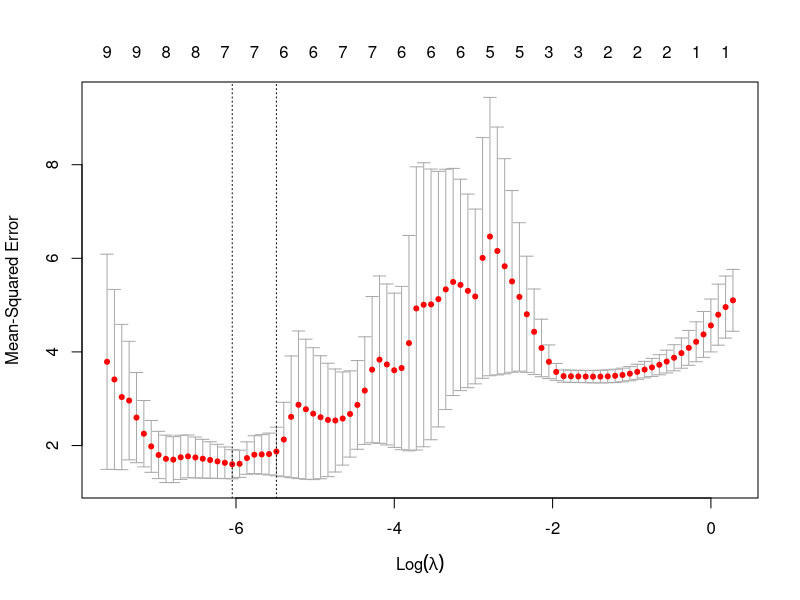
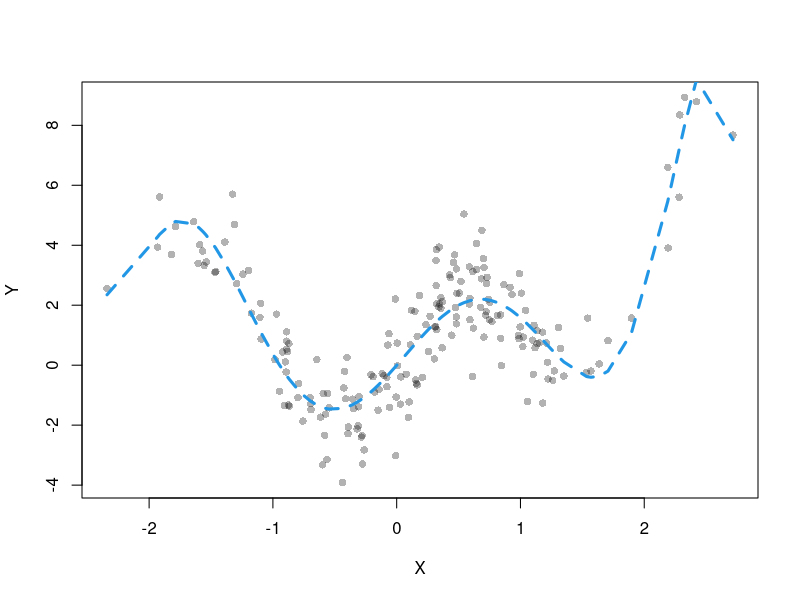
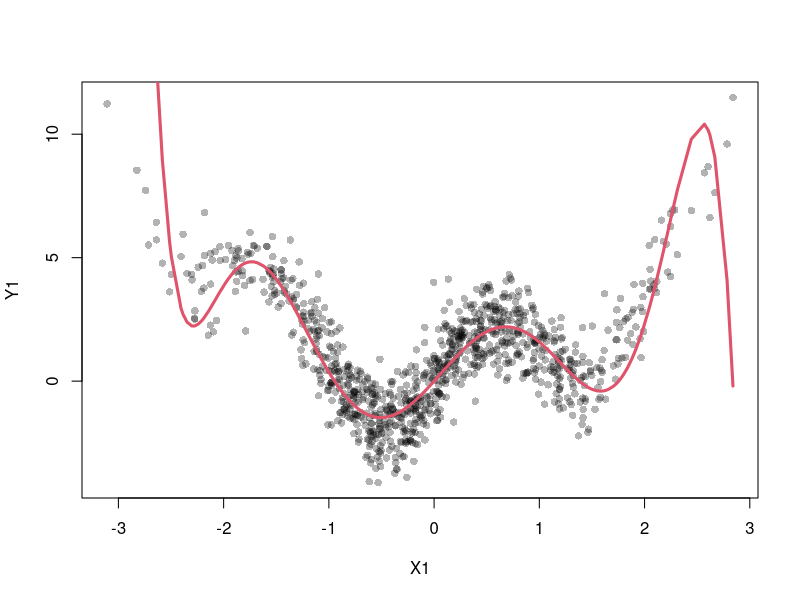
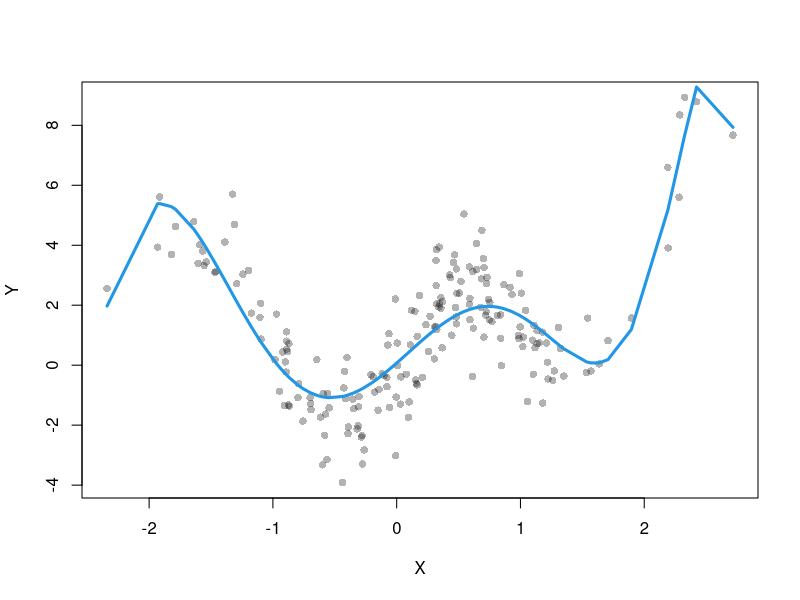
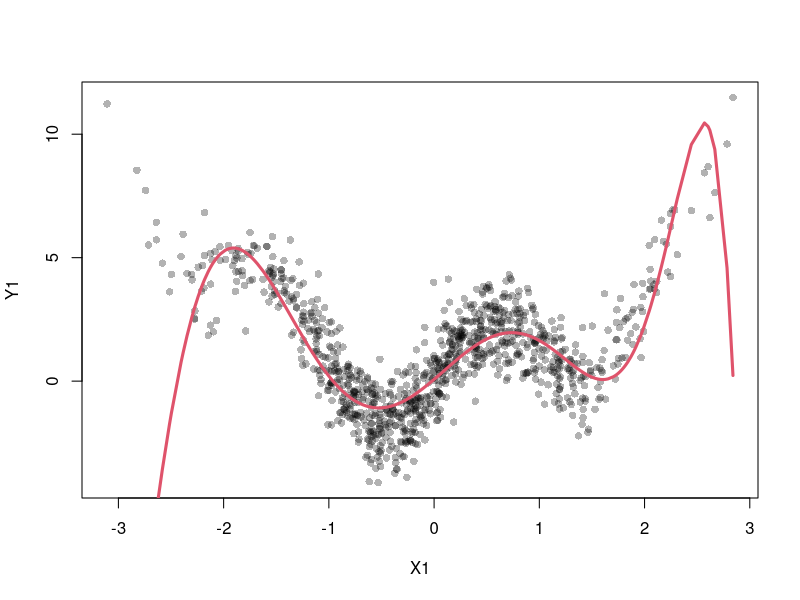

Recreate these plots in R, in order.
library(glmnet)

#ЗАДАНИЕ 1
#Сделайте предыдущее дз с L1-штрафом.

set.seed(7) #фиксируем случайную генерацию
X=rnorm(200)
Z=rnorm(200)
Y=Z+X^2+2*sin(3*X) #настоящая зависимость
data_matrix=cbind(poly(X,degree = 10, raw = T)) #предполагаем, что Y - полином 10й степени от X 

#L1-регуляризация
cross_validation=cv.glmnet(x = data_matrix, y = Y, alpha = 1, nfolds = 10) #L1-рег, поэтому alpha=1, а не 0
plot(cross_validation)
l=cross_validation$lambda.min
model_L1=glmnet(x = data_matrix, y = Y, alpha = 1, lambda = l) #обучаем с подобранной лямбдой
coef(model_L1) 
predict_L1=predict(model_L1, newx = data_matrix)
plot(X,Y, col=rgb(0,0,0,0.3),pch=16) 
lines(X[order(X)],predict_L1[order(X)], type = "l", col=4,lwd=3, lty=2) #красивая штука, похожа на обычную модель, без рег., но должен быть подвох

#посчитаем R^2 (для L2 было около 0.3743894), нарисуем
X1=rnorm(1000)
Z1=rnorm(1000)
Y1=Z1+X1^2+2*sin(3*X1)
data_matrix1=data.frame(poly(X1,degree = 10, raw = T))
predict1=predict(model_L1, newx = as.matrix(data_matrix1))
1-sum((predict1-Y1)^2)/sum((Y1-mean(Y1))^2) #-3.164544 всё грустно, хуже, чем с L2-рег.
plot(X1,Y1, col=rgb(0,0,0,0.3),pch=16) 
lines(X1[order(X1)],predict1[order(X1)], type = "l", col=2,lwd=3) #всё очень плохо, график(кроме левой части) похож на модель без рег. из прошлого дз 

#ЗАДАНИЕ 2
#Попытайтесь осознать, что происходит. Для этого: внимательно посмотрите на размер лямбда-штрафа в L1 и в L2 случае. 

#лямбда для L2 из прошлого дз l=1.962212
#лямбда для L1 l=0.002363491 маленькая, из-за чего уравнение для бетты, которое минимизируем, похоже на обычное, без штрафов 

#ЗАДАНИЕ 3
#Примените такую же лямбда-решёточку для дз с L2 регуляризацией, вручную пропихнув её в кросс-валидацию. Наконец, докажите, что регуляризация неидеальна, а то, что мы получили в предыдущей домашке - обман :)

model_L2=glmnet(x = data_matrix, y = Y, alpha = 0, lambda = l)
predict_L2=predict(model_L2, newx = data_matrix)
plot(X,Y, col=rgb(0,0,0,0.3),pch=16) 
lines(X[order(X)],predict_L2[order(X)], type = "l", col=4,lwd=3) 

#посчитаем R^2, нарисуем
predict2=predict(model_L2, newx = as.matrix(data_matrix1))
plot(X1,Y1, col=rgb(0,0,0,0.3),pch=16) 
lines(X1[order(X1)],predict2[order(X1)], type = "l", col=2,lwd=3)  #ещё больше похоже на обычное, без штрафов
1-sum((predict2-Y1)^2)/sum((Y1-mean(Y1))^2) #0.229146 хотя тут не совсем плохо вроде

#для наших данных L2 работает и всё непллохо, но результат зависит от лямбды, которую получаем из кросс-валидации, если подставляем не ту лямбду, то и результат может быть совсем неочень.
#L1 совсем не подходит, R2<0, из теории: штрафы в L1 начисляются лишь за признаки с большим значением коэффициентов. В отличии от L2, тут коэффициенты могут! обнуляются. У нас обнулились при 6,7,8 степенях, из-за чего могли потерять не малую часть "объяснения". 
coef(model_L1) 
